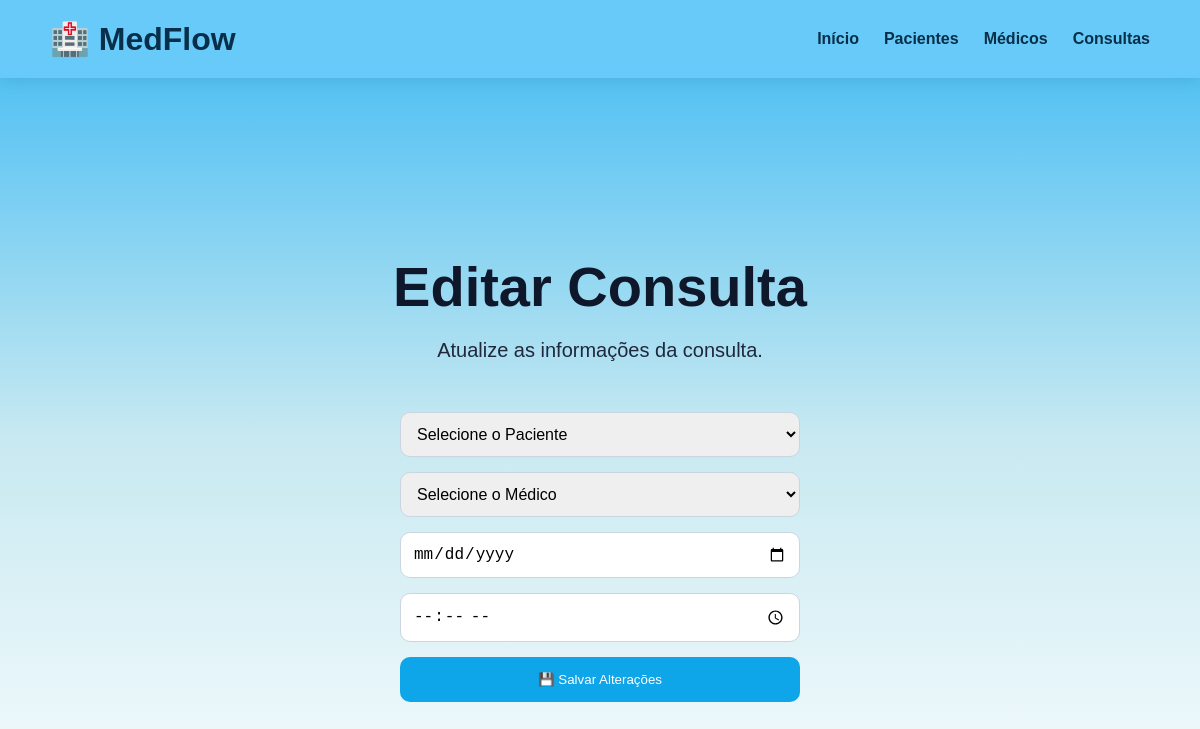
Page /editar-consulta/12 on the earlier database version.
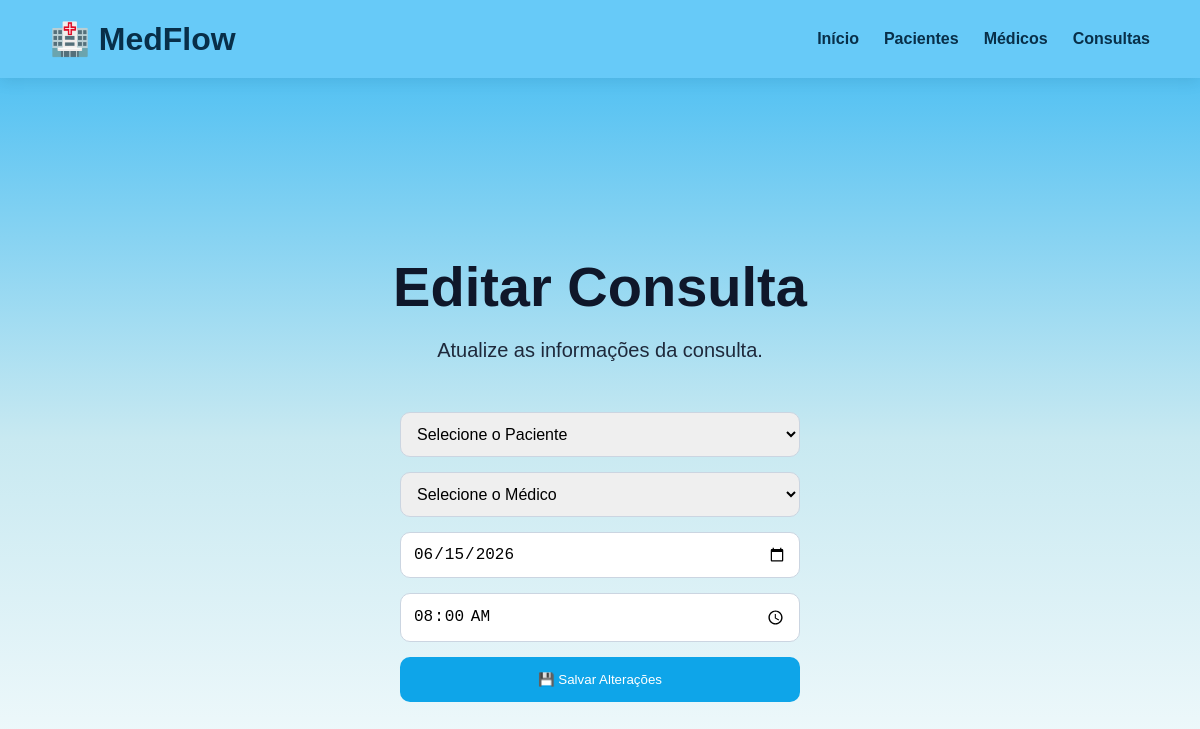
Same page on the later database version.
### tables this page shows
CREATE TABLE consultas (
                   id INTEGER PRIMARY KEY AUTOINCREMENT,
                   paciente_id INTEGER NOT NULL,
                   medico_id INTEGER NOT NULL,
                   data TEXT NOT NULL,
                   hora TEXT NOT NULL,
                   FOREIGN KEY (paciente_id) REFERENCES pacientes(id),
                   FOREIGN KEY (medico_id) REFERENCES medicos(id)
                   );

### app.py (the view, shortened to what this page needs)
@app.route("/editar-consulta/<int:id>", methods=["GET", "POST"])
def editar_consulta(id):
    conexao = conectar()
    cursor = conexao.cursor()
    cursor.execute("SELECT * FROM consultas WHERE id = ?", (id,))
    consulta = cursor.fetchone()
    cursor.execute("SELECT id, nome FROM pacientes")
    pacientes = cursor.fetchall()
    cursor.execute("SELECT id, nome, especialidade FROM medicos")
    medicos = cursor.fetchall()
    conexao.close()
    return render_template(
        "editar_consulta.html",
        consulta=consulta,
        pacientes=pacientes,
        medicos=medicos
    )

### database/conexao.py (called while the page is built)
def conectar():
    conexao = sqlite3.connect('medflow.db')
    return conexao

### templates/editar_consulta.html (shortened to what this page needs)
<!DOCTYPE html>
<html lang="pt-br">
<head>
    <link rel="stylesheet" href="{{ url_for('static', filename='css/style.css') }}">
</head>
<body>
    <nav class="navbar">
        <div class="logo">🏥 MedFlow</div>
        <div class="menu">
            <a href="/">Início</a>
            <a href="/pacientes">Pacientes</a>
            <a href="/medicos">Médicos</a>
            <a href="/consultas">Consultas</a>
        </div>
    </nav>
    <section class="hero">
        <h1>Editar Consulta</h1>
        <p>Atualize as informações da consulta.</p>
    <form method="POST" class="formulario">
    <select name="paciente_id">
    <option value="">
        Selecione o Paciente
    </option>
    </select>
           <select name="medico_id">
    <option value="">
        Selecione o Médico
    </option>
</select>
            <input type="date" name="data" value="{{ consulta[3] }}">
            <input type="time" name="hora" value="{{ consulta[4] }}">
            <button type="submit" class="btn">
                 💾 Salvar Alterações
            </button>
        </form>
    </section>
</body>
</html>

Differences in the rows shown:
added consultas: data "06/15/2026", hora "08:00"
